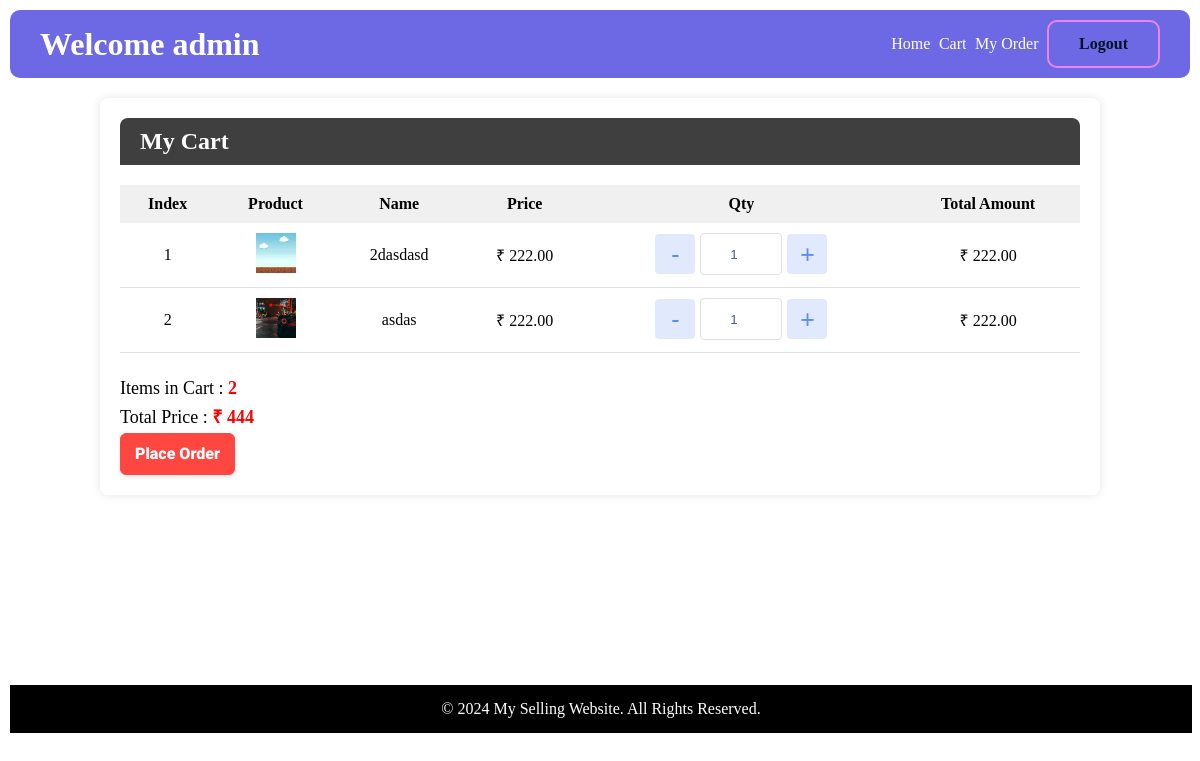
The app's page /cart (signed in) with its own data.
### app/models.py (models this page shows, shortened)
class addcart(models.Model):
    id = models.UUIDField(primary_key=True, default=uuid.uuid4)
    user = models.ForeignKey(User,on_delete=models.CASCADE, related_name='cart_items',null=True)
    product = models.ForeignKey(products,on_delete=models.CASCADE)
    quantity = models.PositiveIntegerField(default=1)
    def total_price(self):
        return self.quantity * self.product.price

class products(models.Model):
    id = models.UUIDField(primary_key=True, default=uuid.uuid4)
    img = models.FileField(upload_to='Thumbnail',null=False)
    title = models.CharField(max_length=70,null=False)
    desc = models.TextField(max_length=500,null=True)
    price = models.DecimalField(max_digits=10, decimal_places=2)

### app/views.py (the view)
# urls.py: path('cart',views.viewcart, name='viewcart'),
@login_required(login_url='/login')
def viewcart(request):
    cartitems = addcart.objects.filter(user=request.user)
    total_amount = sum(item.total_price() for item in cartitems)
    context={
        'cartitems':cartitems,
        'total_amount': total_amount,
    }
    return render(request,'cart.html',context)

### templates/cart.html (shortened to what this page needs)
{% extends "index.html" %}
{% block cart %}
<div class="cart-container">
  <div class="cart-header">
    <h2>My Cart</h2>
  </div>
  <form method="POST" action="{% url 'order' %}">
  <table class="cart-table">
    <thead>
      <tr>
        <th>Index</th>
        <th>Product</th>
        <th>Name</th>
        <th>Price</th>
        <th>Qty</th>
        <th>Total Amount</th>
      </tr>
    </thead>
    <tbody>
      {% for c in cartitems %}
      <tr style="border-bottom: 1px solid #e0e0e0">
        <td></td>
        <td>
          <div class="product-image red">
            <img
              src="{{ c.product.img.url }}"
              style="width: 40px; height: 40px; object-fit: cover"
              alt=""
              srcset=""
            />
          </div>
        </td>
        <td>{{c.product.title }}</td>
        <td>₹ {{c.product.price }}</td>
        <td class="qty-control">
          <button type="button" class="qty-btn" style="font-size: 25px">-</button>
          <input id="qyt" type="number" name="quantity_{{ c.id }}" value="{{ c.quantity }}" min="1"/>
          <button type="button" class="qty-btn" style="font-size: 25px">+</button>
        </td>
        <td>₹ {{c.product.price }}</td>
      </tr>
      {% endfor %}
    </tbody>
  </table>
  <div class="buy">
    <div class="cart-summary">
      <p>Items in Cart : <span></span></p>
      <p>Total Price : <span></span></p>
    </div>
  </div>
  <button type="submit" class="button-24" role="button">Place Order</button>
</form>
</div>
{% endblock %}

### templates/index.html (shortened to what this page needs)
{% load static %}
<!DOCTYPE html>
<html lang="en">
<head>
    <link rel="stylesheet" href="{% static 'css/styles.css' %}" />
</head>
<body>
<header>
    <h1>Welcome {{ user.username }}</h1>
    <nav>
        <a href="/">Home</a>
        <a href="/cart">Cart</a>
        <a href="/myorder">My Order</a>
        {% if user.is_authenticated %}
        <a href="{% url 'logout' %}"><b>Logout</b></a>
        {% else %}
        <a href="/login"><b>Sign In</b></a>
        {% endif %}
    </nav>
</header>
<section class="section">
    {% block cart %}
    {% endblock %}
</section>
<footer>
    <p>&copy; 2024 My Selling Website. All Rights Reserved.</p>
</footer>
</body>
</html>

### static/css/styles.css (style rules this page uses)
* { margin: 0; padding: 0; }
header { margin: 10px; padding: 10px 30px; display: flex; justify-content: space-between; align-items: center; background-color: rgb(109, 105, 228); border-radius: 10px; }
header > h1 { color: white; }
nav { display: flex; width: 24%; justify-content: space-between; align-items: center; }
nav > a { display: flex; position: relative; z-index: 9; overflow: hidden; }
nav > a { text-decoration: none; color: white; }
nav > a:nth-child(4) { color: #021526; border: 2px solid violet; padding: 13px 30px; border-radius: 10px; }
nav > a:nth-child(4)::after { content: ""; background: black; width: 120%; height: 120%; z-index: -2; display: flex; position: absolute; bottom: -120%; left: -10px; overflow: hidden; border-radius: 100%; transition: all ease-in-out 0.3s; }
section { min-height: 577px; }
a { text-decoration: none; color: white; }
footer { width: 96%; margin: 10px; bottom: 0; padding: 15px; background: #000; display: flex; justify-content: center; align-items: center; color: white; }
.cart-container { width: 80%; margin: 20px auto; background-color: white; border-radius: 8px; box-shadow: 0 0 10px rgba(0, 0, 0, 0.1); padding: 20px; }
.cart-header { display: flex; justify-content: space-between; align-items: center; background-color: #3f3f3f; color: white; padding: 10px 20px; border-radius: 8px 8px 0 0; }
.cart-table { width: 100%; border-collapse: collapse; margin-top: 20px; }
.cart-table thead { background-color: #f0f0f0; }
.cart-table th, .cart-table td { padding: 10px; text-align: center; }
.qty-control { display: flex; align-items: center; justify-content: center; }
.qty-btn { width: 40px; height: 40px; border: none; border-radius: 4px; background-color: #5a8dee2e; color: #5a8dee; font-size: 11px; transition: 0.3s; }
.qty-control input { max-width: 70px; padding: 0px 5px; min-height: 40px; border-radius: 4px; text-align: center; pointer-events: none; display: inline-block; margin: 0px 5px; color: #475f7b; background-color: #fff; border: 1px solid #dfe3e7; transition: 0.3s; }
.buy { display: flex; flex-direction: row; align-items: center; justify-content: space-between; }
.button-24 { background: #FF4742; border: 1px solid #FF4742; border-radius: 6px; box-shadow: rgba(0, 0, 0, 0.1) 1px 2px 4px; box-sizing: border-box; color: #FFFFFF; cursor: pointer; display: inline-block; font-family: nunito,roboto,proxima-nova,"proxima nova",sans-serif; font-size: 16px; font-weight: 800; line-height: 16px; min-height: 40px; outline: 0; padding: 12px 14px; text-align: center; text-rendering: geometricprecision; text-transform: none; user-select: none; -webkit-user-select: none; touch-action: manipulation; vertical-align: middle; }
.product-image { width: 40px; height: 40px; border-radius: 5px; background-color: #d3d3d3; display: inline-block; }
.red { background-color: #ff6666; }
.cart-summary { margin-top: 20px; font-size: 18px; }
.cart-summary p { margin: 5px 0; }
.cart-summary span { font-weight: bold; color: red; }

### records on screen
addcart: product.img (picture), product "2dasdasd", product.price "222.00", quantity "1"
addcart: product.img (picture), product "asdas", product.price "222.00", quantity "1"

### other values on screen
{{ user.username }} "admin"
